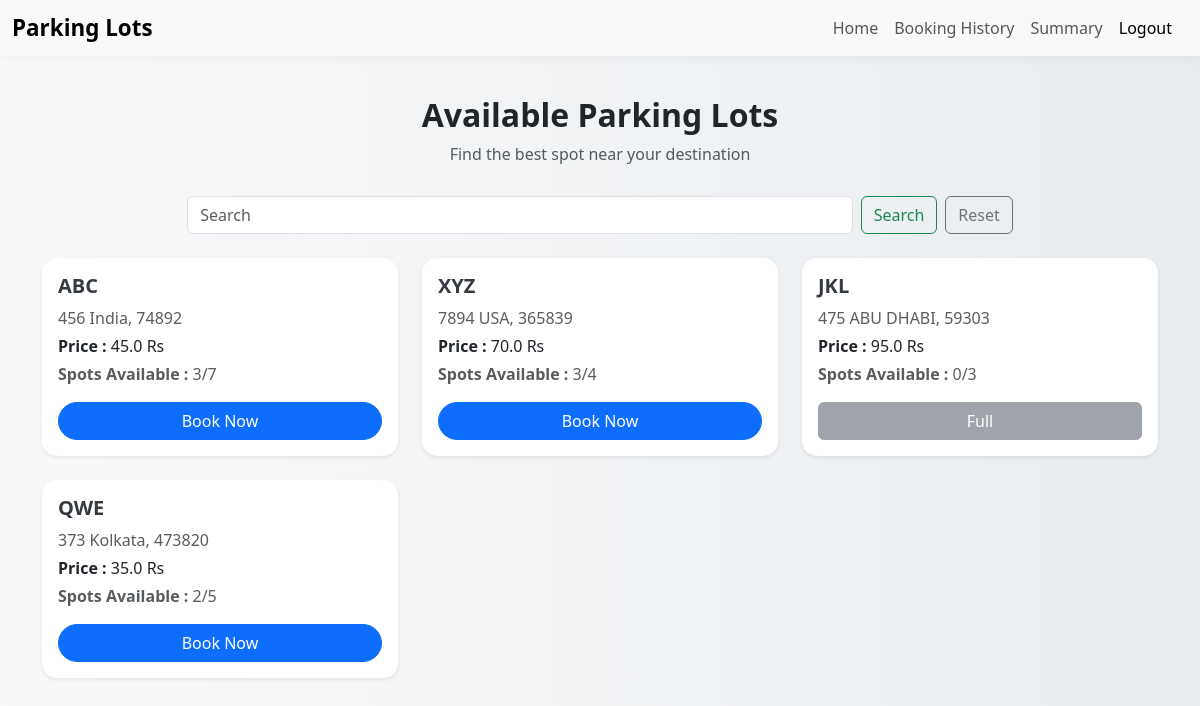
Page /user (signed in) on the earlier database version.
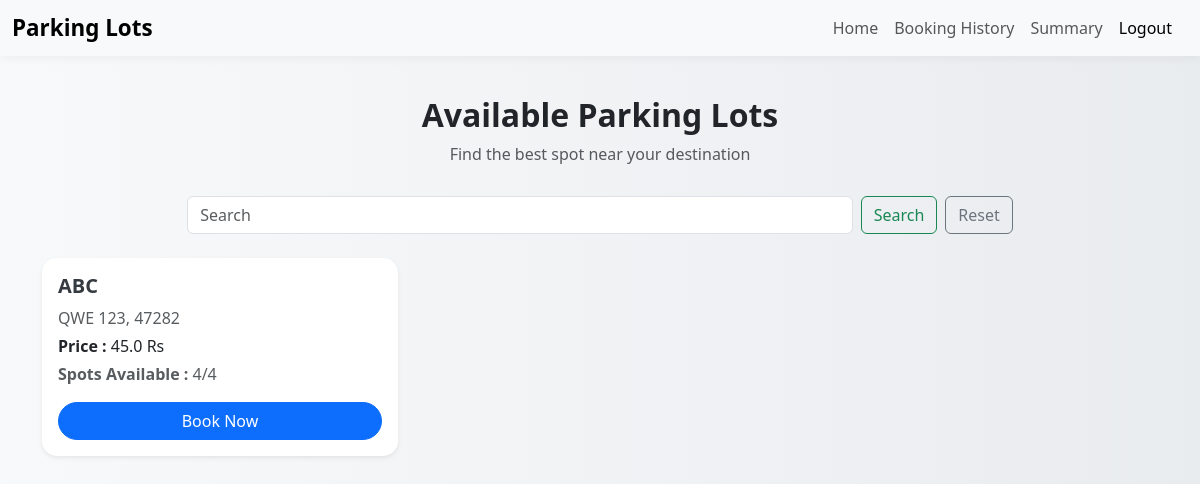
Same page on the later database version.
### app.py (models this page shows)
class Parking(db.Model):
    __tablename__ = 'parking'
    id = db.Column(db.Integer, primary_key=True)
    prime_location_name = db.Column(db.String(20), unique=True, nullable=False)
    address = db.Column(db.String(20), nullable=False)
    pin_code = db.Column(db.String(20), nullable=False)
    price = db.Column(db.Float, nullable=False)
    number_of_spots = db.Column(db.Integer, nullable=False)
    spots = db.relationship('ParkingSpot', back_populates='parking',cascade='all, delete-orphan')

### app.py (the view)
@app.route('/user', methods=['GET', 'POST'])
def user():
    if 'username' not in session:
        return redirect(url_for('login'))
    query = request.args.get('query')  # get search query from URL params
    if query:
        parkings = Parking.query.filter(Parking.prime_location_name.ilike(f'%{query}%')).all()
    else:
        parkings = Parking.query.all()
    available_counts = {}
    for parking in parkings:
        available_counts[parking.id] = ParkingSpot.query.filter(
            ParkingSpot.parking_id == parking.id,
            ParkingSpot.status == 'A',
            ParkingSpot.spot_number <= parking.number_of_spots
        ).count()
    return render_template('user.html', parkings=parkings, available_counts=available_counts, query=query)

### templates/user.html (shortened to what this page needs)
<!DOCTYPE html>
<html lang="en">
<head>
  <link href="https://cdn.jsdelivr.net/npm/bootstrap@5.3.0/dist/css/bootstrap.min.css" rel="stylesheet">
</head>
<body>
  <nav class="navbar navbar-expand-lg navbar-light bg-light">
  <div class="container-fluid">
    <span class="navbar-brand mb-0 h5">Parking Lots</span>
    <div class="d-flex ms-auto">
      <ul class="navbar-nav me-2 mb-2 mb-lg-0">
        <li class="nav-item">
          <a class="nav-link" href="/user">Home</a>
        </li>
        <li class="nav-item">
          <a class="nav-link" href="/history">Booking History</a>
        </li>
        <li class="nav-item">
          <a class="nav-link" href="/user_summary">Summary</a>
        </li>
        <li class="nav-item">
            <a class="nav-link active" aria-current="page" href="/logout">Logout</a>
        </li>
      </ul>
    </div>
  </div>
</nav>
  <div class="container">
    <div class="text-center section-heading">
      <h2 class="fw-bold">Available Parking Lots</h2>
      <p class="text-muted">Find the best spot near your destination</p>
    </div>
    <div class="d-flex justify-content-center mb-4">
      <form class="d-flex" role="search" action="/user" method="GET" style="max-width: 750px; width: 100%;">
        <input class="form-control me-2" type="search" placeholder="Search" name="query" value="{{ query or '' }}" style="min-width: 0;">
        <button class="btn btn-outline-success" type="submit">Search</button>
      </form>
      <a href="/user" class="btn btn-outline-secondary ms-2">Reset</a>
    </div>
      <div class="row row-cols-1 row-cols-md-2 row-cols-lg-3 g-4">
      {% if parkings %}
        {% for parking in parkings %}
        <div class="col">
          <div class="card h-100 shadow-sm">
            <div class="card-body d-flex flex-column">
              <h5 class="card-title">{{ parking.prime_location_name }}</h5>
              <p class="card-text text-muted mb-1">{{ parking.address }}, {{ parking.pin_code }}</p>
              <p class="card-text mb-1"><strong>Price : </strong> {{ parking.price }} Rs</p>
              <p class="card-text text-muted mb-3"><strong>Spots Available : </strong> {{ available_counts[parking.id] }}/{{ parking.number_of_spots }}</p>
              {% if available_counts[parking.id] > 0 %}
              <a href="/booking/{{ parking.id }}" class="btn btn-primary mt-auto w-100">Book Now</a>
              {% else %}
              <button class="btn btn-secondary mt-auto w-100" disabled>Full</button>
              {% endif %}
            </div>
          </div>
        </div>
        {% endfor %}
      {% endif %}
    </div>
  </div>
</body>
</html>

Differences in the rows shown:
removed Parking: prime_location_name "XYZ", address "7894 USA", pin_code "365839", price "70.0", available_counts "3", number_of_spots "4"
removed Parking: prime_location_name "JKL", address "475 ABU DHABI", pin_code "59303", price "95.0", available_counts "0", number_of_spots "3", shows "Full"
removed Parking: prime_location_name "QWE", address "373 Kolkata", pin_code "473820", price "35.0", available_counts "2", number_of_spots "5"
changed Parking "ABC": address "456 India" → "QWE 123"; pin_code "74892" → "47282"; number_of_spots "3" → "4"; number_of_spots "7" → "4"
